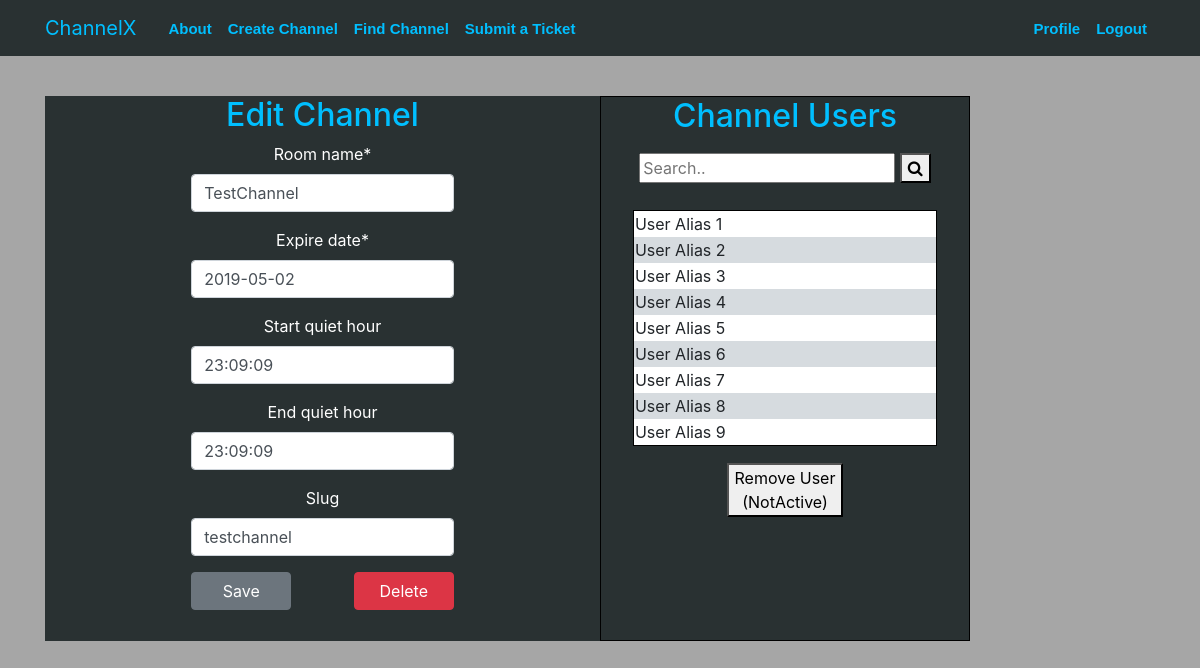
/channel/testchannel/update/ (signed in), run on the app's committed database.
### main/models.py (models this page shows, shortened)
class Channel(models.Model):
    room_name = models.CharField(max_length=30, unique=True)
    start_life = models.DateField(default=date.today, null=True)
    expire_date = models.DateField(default=date.today, null=True)
    start_quiet_hour = models.TimeField(default=datetime.now, blank=True)
    end_quiet_hour = models.TimeField(default=datetime.now, blank=True)
    room_owner = models.ForeignKey(User, on_delete=models.CASCADE, null=True)
    slug = models.SlugField(max_length=30, blank=True)

### main/views.py (the view, shortened to what this page needs)
# urls.py: path('channel/<str:slug>/update/', ChannelUpdateView.as_view(), name='channel-update'),
class ChannelUpdateView(LoginRequiredMixin, UserPassesTestMixin, UpdateView):
    model = Channel
    template_name = 'main/channelSettings.html'
    fields = ["room_name", "expire_date", "start_quiet_hour", "end_quiet_hour", "slug"]
    def test_func(self):
        channel = self.get_object()
        if self.request.user == channel.room_owner:
            return True
        return False

### main/templates/main/channelSettings.html (shortened to what this page needs)
{% extends "main/base.html" %}
{% block content %}
{% load crispy_forms_tags %}
<div class="container-fluid">
    <div class="row content">
        <div class="col-6" style="text-align:center; background-color:#293132">
            <h2 style="color:#00BFFF">Edit Channel</h2>
            <div>
                <form class="form-group" method="post" style="color:white; width:100%; padding: 0 25% 10% 25%">
                    {{ form|crispy }}
                    <button style="width:100px; float:left;" type="submit" class="btn btn-secondary">Save</button>
                    <a style="width:100px; float:right;" class="btn btn-danger" href="{% url 'channel-delete' object.slug %}">Delete</a>
                </form>
            </div>
        </div>
        <div class="col-4" style="text-align:center; border: 1px solid black; background-color:#293132">
            <h2 style="color:#00BFFF; text-align: center">Channel Users</h2>
            <div class="search-container" style="padding:10px">
                <form action="/action_page.php">
                <input type="text" placeholder="Search.." name="search">
                <button type="submit"><i class="fa fa-search"></i></button>
                </form>
            </div>
            <section style="padding:5%">
                <div class="table-wrapper-scroll-y" style="border: 1px solid black; background-color:white">
                <table style="width:100%; text-align:left">
                    <tbody>
                    <tr> <td>User Alias 1</td> </tr>
                    <tr> <td>User Alias 2</td> </tr>
                    <tr> <td>User Alias 3</td> </tr>
                    <tr> <td>User Alias 4</td> </tr>
                    <tr> <td>User Alias 5</td> </tr>
                    <tr> <td>User Alias 6</td> </tr>
                    <tr> <td>User Alias 7</td> </tr>
                    <tr> <td>User Alias 8</td> </tr>
                    <tr> <td>User Alias 9</td> </tr>
                    </tbody>
                </table>
                </div>
            </section>
            <p>
                <button class="button">Remove User<br>(NotActive)</button>
            </p>
        </div>
    </div>
</div>
{% endblock content %}

### main/static/main/main.css (style rules this page uses)
body { padding:0; background-color: #a6a6a6; margin-top: 5rem; }
h1, h2, h3, h4, h5, h6 { color: #00BFFF; }
tr:nth-child(even) { background-color: #D6DBDF }

### data on the page
Channel: room_name "TestChannel", expire_date "2019-05-02", start_quiet_hour "23:09:09", end_quiet_hour "23:09:09", slug "testchannel"
